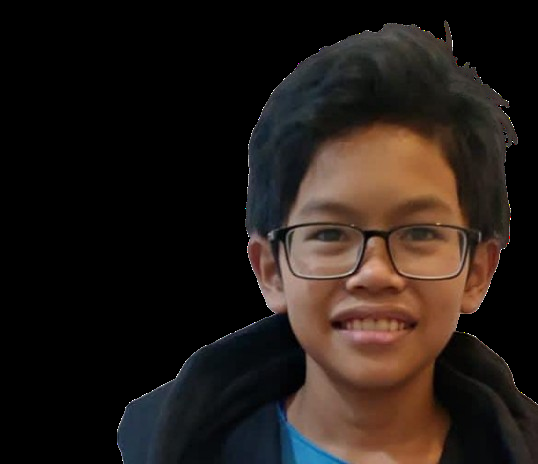
#> input picture wokwok.png, 538 x 464 px, found by its file name
$ python 'Fahmi Muhammad_ROBIN_Quadcopter.py'
#> lines starting #> are read from the running program, lines starting #| are printed output that depends on the picture; after the words box and inside, x2 and y2 are one past the last pixel; in counts of white or black regions, pixels touching at a corner belong together
import cv2
import numpy as np

#
def put_text_centered(image, text, font, scale, color):
    text_size = cv2.getTextSize(text, font, scale, 2)[0]
    text_x = (image.shape[1] - text_size[0]) // 2
    text_y = (image.shape[0] + text_size[1]) // 2
    cv2.putText(image, text, (text_x, text_y), font, scale, color, 2, cv2.LINE_AA)

#
def overlay_image_func(background, overlay, x, y):
    h, w, _ = overlay.shape
    alpha_overlay = overlay[:, :, 3] / 255.0
    alpha_background = 1.0 - alpha_overlay

    for c in range(0, 3):
        background[y:y+h, x:x+w, c] = (alpha_overlay * overlay[:, :, c] + alpha_background * background[y:y+h, x:x+w, c])

cap = cv2.VideoCapture(0)
face_cascade = cv2.CascadeClassifier(cv2.data.haarcascades + 'haarcascade_frontalface_default.xml')

overlay_img_path = r'C:\Users\fahmi\OneDrive\Dokumen\phy\.vscode\wokwok.png'  # Ganti dengan path gambar PNG yang Anda mau
overlay_img = cv2.imread(overlay_img_path, cv2.IMREAD_UNCHANGED)
#> overlay_img is the input picture: shape (464, 538, 4); mean B, G, R, A 23.3, 27.9, 36.6, 115.5

while True:
    ret, frame = cap.read()
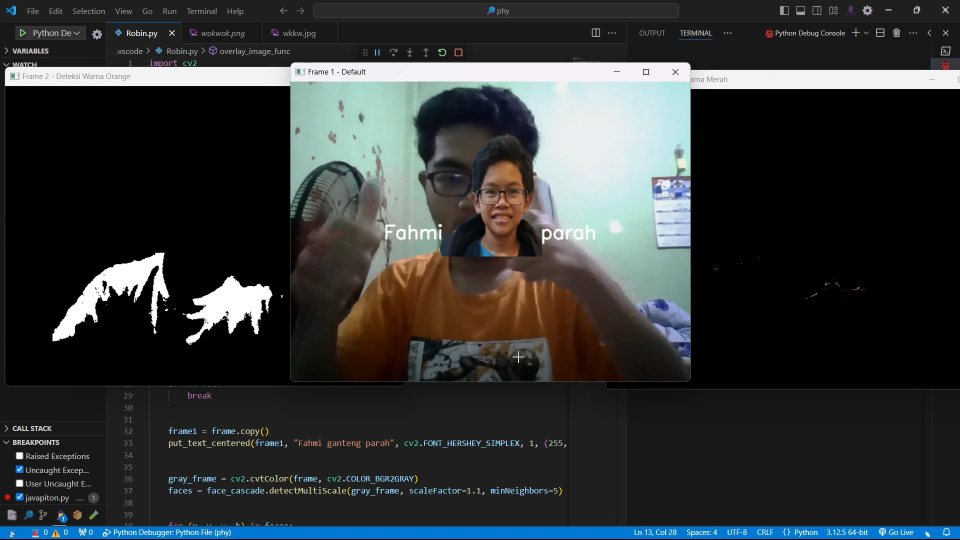
#> input picture foto saat menggunakan filter.png, 1920 x 1080 px, given in place of the camera (shown at 1/2 size)
#> frame is the input picture: shape (1080, 1920, 3); mean B, G, R 53.5, 53, 49.9
    if not ret:
        break


    frame1 = frame.copy()
    put_text_centered(frame1, "Fahmi ganteng parah", cv2.FONT_HERSHEY_SIMPLEX, 1, (255, 255, 255))


    gray_frame = cv2.cvtColor(frame, cv2.COLOR_BGR2GRAY)
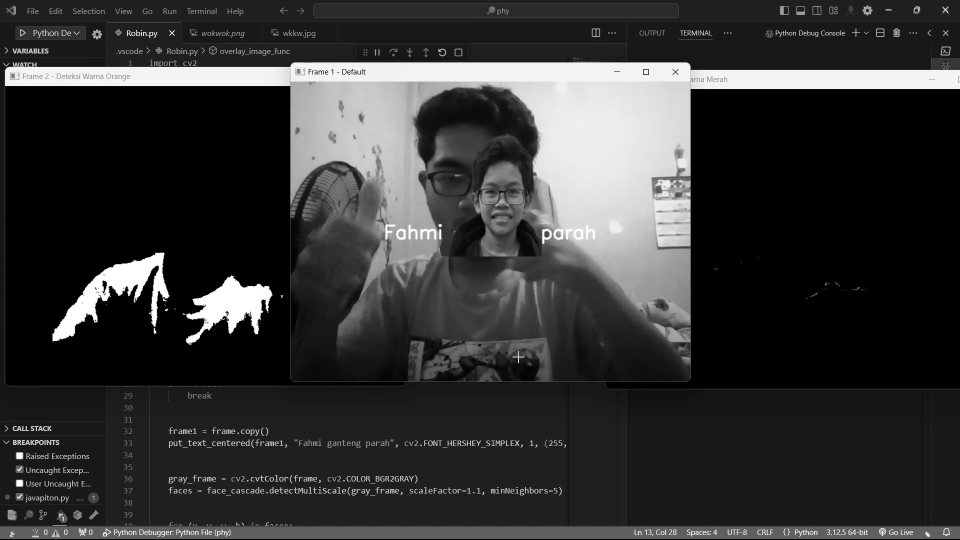
#> gray_frame: shape (1080, 1920) (shown at 1/2 size); min 0, max 255, mean 52.1
    faces = face_cascade.detectMultiScale(gray_frame, scaleFactor=1.1, minNeighbors=5)
#> faces = [[940, 332, 130, 130]]


    for (x, y, w, h) in faces:
        overlay_img_resized = cv2.resize(overlay_img, (w, h))
        overlay_image_func(frame1, overlay_img_resized, x, y)
#> this loop made 1 pass
#> pass 1, `overlay_img_resized = cv2.resize(overlay_img, (w, h))`:
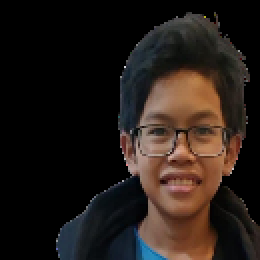
#> overlay_img_resized: shape (130, 130, 4) (shown 2 times larger); mean B, G, R, A 23.3, 27.9, 36.6, 115.5
#> pass 1, in overlay_image_func, `alpha_background = 1.0 - alpha_overlay`:
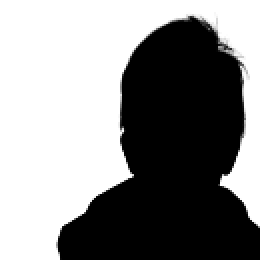
#> alpha_background: shape (130, 130) float64 (shown 2 times larger); min 0, max 1, mean 0.547
#> after the loop:
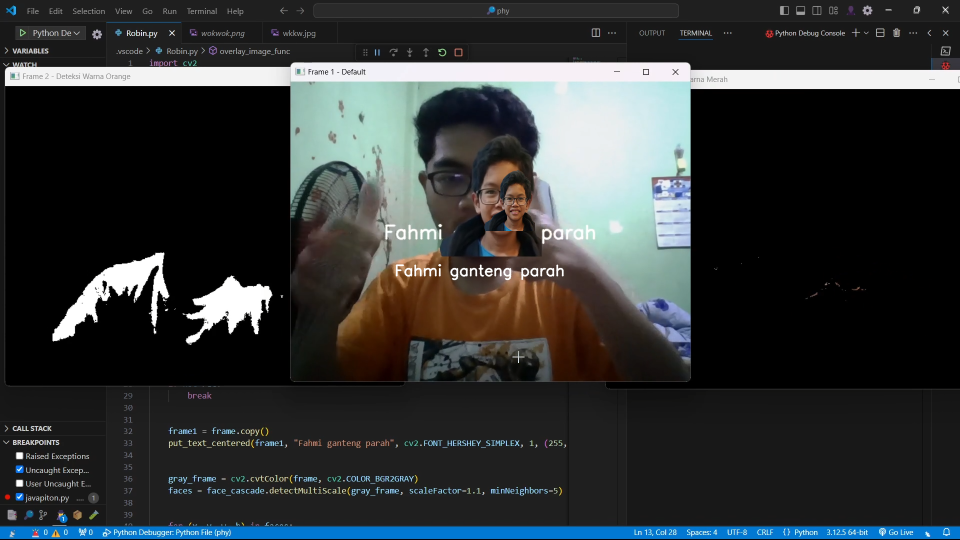
#> frame1: shape (1080, 1920, 3) (shown at 1/2 size); mean B, G, R 53.7, 53.1, 50

    cv2.imshow('Frame 1 - Default', frame1)

    hsv = cv2.cvtColor(frame, cv2.COLOR_BGR2HSV)
#> hsv: shape (1080, 1920, 3); mean H, S, V 23.8, 29.6, 58.2

    # Deteksi warna orange
    lower_orange = np.array([5, 150, 150])
    upper_orange = np.array([15, 255, 255])
    mask_orange = cv2.inRange(hsv, lower_orange, upper_orange)
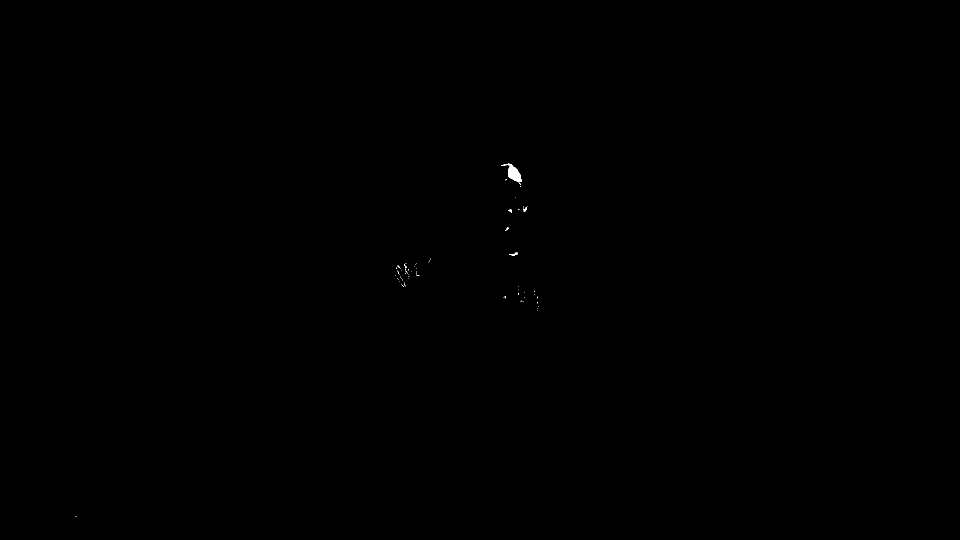
#> mask_orange: shape (1080, 1920) (shown at 1/2 size); 0.04% white; 70 white regions (66 under 20 px), largest, box (x1, y1, x2, y2) and area: (1002, 327, 1043, 370) 639, (1018, 504, 1035, 511) 54, (1047, 414, 1054, 424) 35, (1016, 418, 1024, 426) 30
    cv2.imshow('Frame 2 - Deteksi Warna Orange', mask_orange)

    # Deteksi warna merah
    lower_red1 = np.array([0, 100, 100])
    upper_red1 = np.array([10, 255, 255])
    lower_red2 = np.array([160, 100, 100])
    upper_red2 = np.array([180, 255, 255])

    mask_red1 = cv2.inRange(hsv, lower_red1, upper_red1)
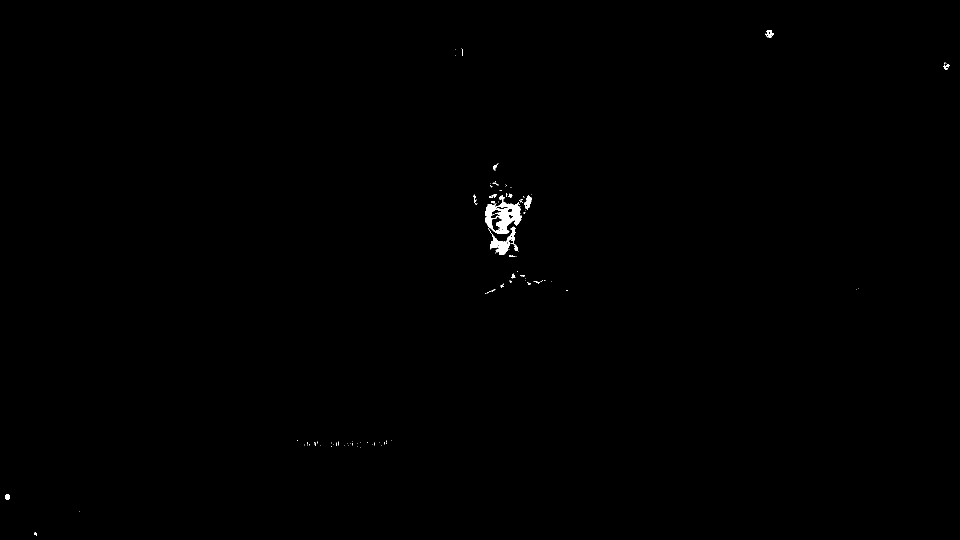
#> mask_red1: shape (1080, 1920) (shown at 1/2 size); 0.24% white; 106 white regions (87 under 20 px), largest, box (x1, y1, x2, y2) and area: (970, 391, 1044, 468) 2626, (976, 454, 1037, 510) 1092, (1048, 391, 1063, 419) 205
    mask_red2 = cv2.inRange(hsv, lower_red2, upper_red2)
#> mask_red2: shape (1080, 1920); 0.01% white in thin lines or dots
    mask_red = cv2.bitwise_or(mask_red1, mask_red2)

    red_detected = cv2.bitwise_and(frame, frame, mask=mask_red)
    cv2.imshow('Frame 3 - Deteksi Warna Merah', red_detected)

    if cv2.waitKey(1) & 0xFF == ord('q'):
#> (key q is pressed here)
        break

cap.release()
cv2.destroyAllWindows()
